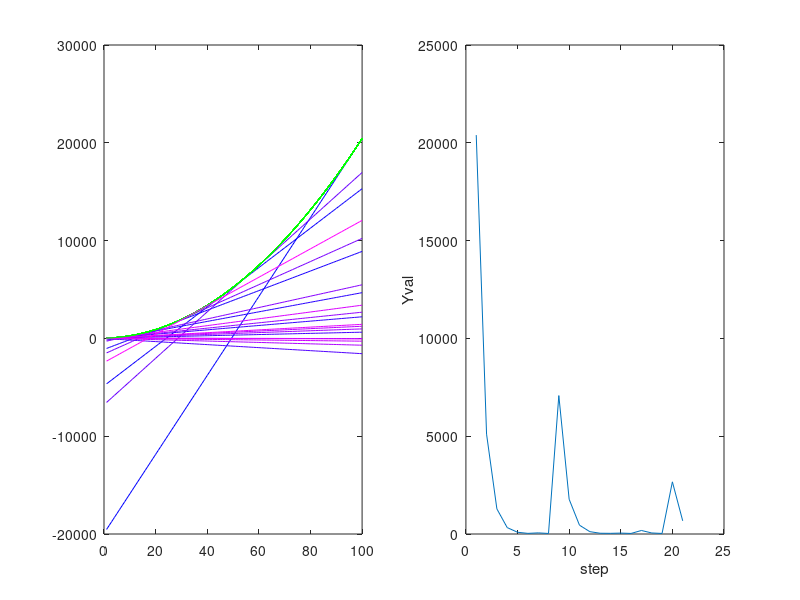

Source code (MATLAB): (Note: this script raises an error after producing the figure.)
function NewtonsMethodDemo;

% archy 7/6/16. Trying to figure out precisely how Newton's method works,
% specifically: can you use a second derivative approximation for zero
% finding, or do you end up doing minimisation?

clear all

% 1. Linear approximation of quadratic function

x = 1:100;
y = 2*x.^2+4*x + 30;

figure;plot(y);

figure(1);

% Apply Newton's method iteratively

nStep = 20;
x_newton = zeros(1,nStep);
x_newton(1) = 100*rand;
colormtx = [linspace(0,1,nStep)',zeros(nStep,1),ones(nStep,1)];


for i_step = 1:nStep;
    x_newton(i_step+1) = x_newton(i_step) - ((2*x_newton(i_step).^2+4*x_newton(i_step) + 30) / (4*x_newton(i_step) + 4));
    
    tangent = (4*x_newton(i_step) + 4)*(x-x_newton(i_step)) + (2*x_newton(i_step).^2+4*x_newton(i_step) + 30);
    subplot(1,2,1);
    plot(y,'g');
    hold on;
    plot(x,tangent,'color',colormtx(i_step,:));
    subplot(1,2,2);
    plot(1:i_step+1,2*x_newton(1:i_step+1).^2+4*x_newton(1:i_step+1) + 30); ylabel('Yval');xlabel('step');
end

suptitle('Quadratic, with linear approximation (tangent)');

    
% Okay, that works pretty well. 

% We can't just use f'' instead of f' because everything will disappear (we
% don't get a line). But we could use f'' in our tangent formula. What
% happens then?

figure(2);
x_newton = zeros(1,nStep);
x_newton(1) = 100*rand;

for i_step = 1:nStep;
    x_newton(i_step+1) = x_newton(i_step) - ((2*x_newton(i_step).^2+4*x_newton(i_step) + 30) / (4*x_newton(i_step) + 4));
    
    tangent = (4*x_newton(i_step) + 4)*(x-x_newton(i_step)) +(4)*(x-x_newton(i_step))+ (2*x_newton(i_step).^2+4*x_newton(i_step) + 30);
    subplot(1,2,1);
    plot(y,'g');
    hold on;
    plot(x,tangent,'color',colormtx(i_step,:));
    subplot(1,2,2);
    plot(1:i_step+1,2*x_newton(1:i_step+1).^2+4*x_newton(1:i_step+1) + 30); ylabel('Yval');xlabel('step');
end

suptitle('Quadratic, with quadratic approximation?');

% Right, that clearly doesn't make sense, because it's not really a
% simplifcation if we end up with a derivative which is the same order as
% the original 


% Ok, let's try fdoing the same thing, for a cubic.

y = 2*x.^3+ 5*x.^2 + 4*x + 30;

figure(3);
x_newton = zeros(1,nStep);
x_newton(1) = 100*rand;

for i_step = 1:nStep;
    % this version uses first derivative
%     x_newton(i_step+1) = x_newton(i_step) - ((2*x_newton(i_step).^3+5*x_newton(i_step)^2 + 4*x_newton(i_step) + 30) / (6*x_newton(i_step)^2 + 10*x_newton(i_step) + 4));
    % this version subs in second instead of first. it fucks things up
    x_newton(i_step+1) = x_newton(i_step) - ((2*x_newton(i_step).^3+5*x_newton(i_step)^2 + 4*x_newton(i_step) + 30) / (12*x_newton(i_step) + 10));
    % this version subs in first derivative for original function, and
    % second for first.... it works very well. but this is actually finding
    % the minimum of the derivative function. they just happen to be the
    % same here!
    
    x_newton(i_step+1) = x_newton(i_step) - ((6*x_newton(i_step).^2+10*x_newton(i_step) + 4) / (12*x_newton(i_step) + 10));
    
    
    tangent = ((6*x_newton(i_step)^2 + 10*x_newton(i_step) + 4)*(x-x_newton(i_step))) + (12*x_newton(i_step)+10)*(x.^2-x_newton(i_step))+ (2*x_newton(i_step).^3+5*x_newton(i_step)^2+4*x_newton(i_step) + 30);
    
    subplot(1,2,1);
    plot(y,'g');
    hold on;
    plot(x,tangent,'color',colormtx(i_step,:));
    subplot(1,2,2);
    plot(1:i_step+1,(2*x_newton(1:i_step+1).^3+5*x_newton(i_step+1)^2+4*x_newton(i_step+1) + 30)); 
    ylabel('Yval');xlabel('step');
end

%% Repeat the above, but using symbolic math toolbox for a really complex function

nStep =25;
colormtx = [linspace(0,1,nStep)',zeros(nStep,1),ones(nStep,1)];

syms y(x);
y(x) = 2*x.^3-20*x.^2-4*x+exp(x)+42;

yDiff = diff(y);
yDiff2 = diff(yDiff);
yDiff3 = diff(yDiff2);

% Now x and y are both symbolic things

x               = -3:0.01:3;

figure(3);
x_newton = zeros(1,nStep);
x_newton(1) = rand;

for i_step = 1:nStep;
    % this version uses first derivative
%     x_newton(i_step+1) = x_newton(i_step) - ((2*x_newton(i_step).^3+5*x_newton(i_step)^2 + 4*x_newton(i_step) + 30) / (6*x_newton(i_step)^2 + 10*x_newton(i_step) + 4));
    % this version subs in second instead of first. it fucks things up
   
    % this is zero finding
%     x_newton(i_step+1) = x_newton(i_step) - y(x_newton(i_step)) / yDiff(x_newton(i_step));
    
    % this is minima finding
    x_newton(i_step+1) = x_newton(i_step) - yDiff(x_newton(i_step)) / yDiff2(x_newton(i_step));
    
    % what about using the second derivative for zero finding? doesn't work
    % well at all
    x_newton(i_step+1) = x_newton(i_step) - y(x_newton(i_step)) / yDiff2(x_newton(i_step));
    
      % does the third derivative give one jump for cubics?
    x_newton(i_step+1) = x_newton(i_step) - yDiff2(x_newton(i_step)) / yDiff3(x_newton(i_step));
    % nope, this finds the point where the second derivative is zero!
    
    tangent = yDiff(x_newton(i_step))*(x-x_newton(i_step)) + yDiff(x_newton(i_step));
    tangent = double(tangent); % convert out of symbolic
    
    subplot(1,3,1);
    plot(x,y(x),'g');
    hold on;
    plot(x,tangent,'color',colormtx(i_step,:));
    
    subplot(1,3,2);
    plot(1:i_step+1,double(y(x_newton(1:i_step+1)))); 
    ylabel('Yval');xlabel('step');
    
    subplot(1,3,3);
    plot(x,y(x),'g');
    hold on;scatter(x_newton(i_step),double(y(x_newton(i_step))),'MarkerEdgeColor',colormtx(i_step,:));
    ylabel('Yval');xlabel('step');

    
end


end






